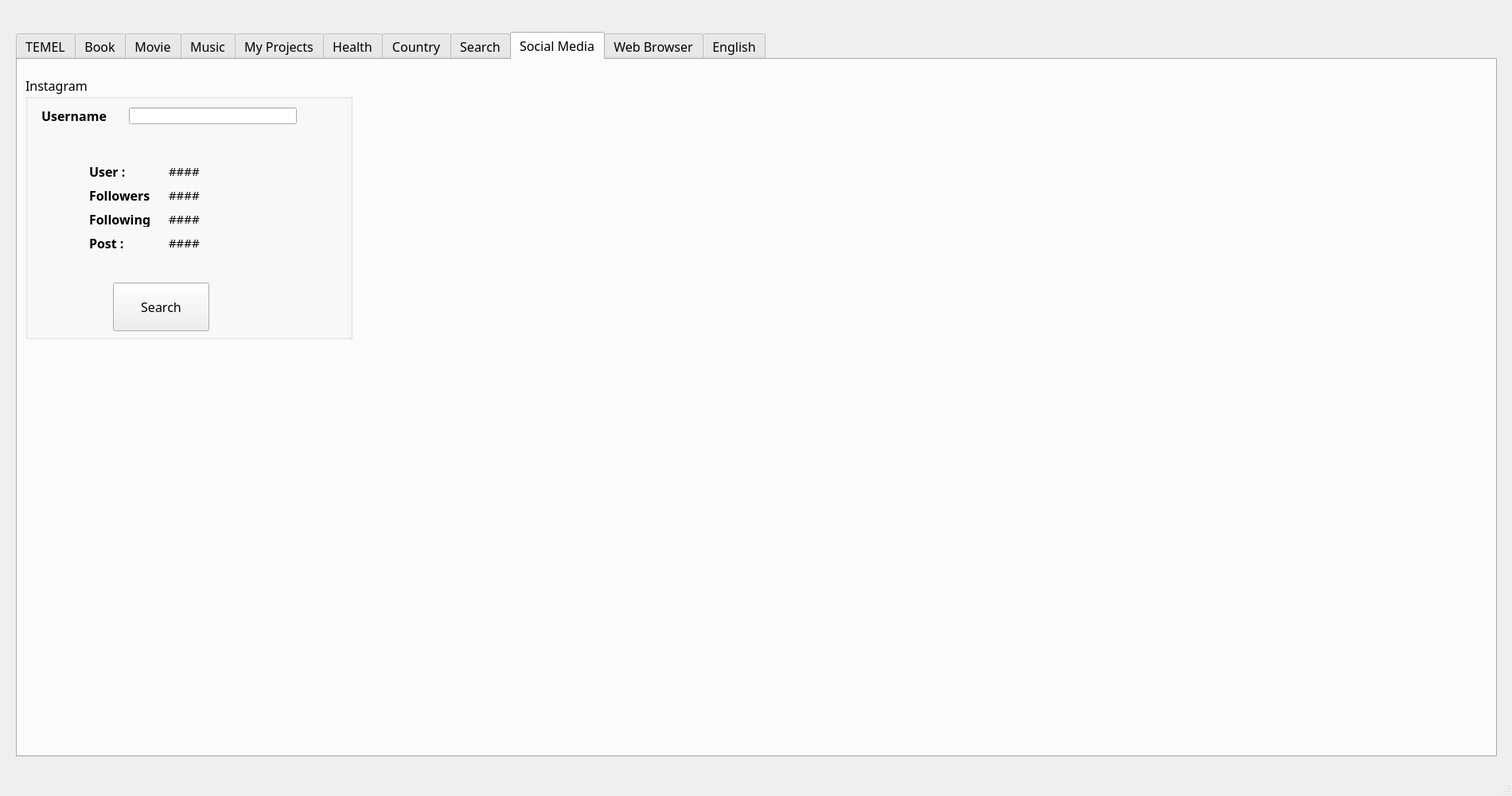
<?xml version="1.0" encoding="UTF-8"?>
<ui version="4.0">
 <class>MainWindow</class>
 <widget class="QMainWindow" name="MainWindow">
  <property name="geometry">
   <rect>
    <x>0</x>
    <y>0</y>
    <width>1900</width>
    <height>1000</height>
   </rect>
  </property>
  <property name="windowTitle">
   <string>Temel AI</string>
  </property>
  <widget class="QWidget" name="centralwidget">
   <widget class="QTabWidget" name="tabWidget">
    <property name="geometry">
     <rect>
      <x>20</x>
      <y>40</y>
      <width>1861</width>
      <height>911</height>
     </rect>
    </property>
    <property name="font">
     <font>
      <family>Corbel</family>
      <pointsize>12</pointsize>
     </font>
    </property>
    <property name="tabShape">
     <enum>QTabWidget::Rounded</enum>
    </property>
    <property name="currentIndex">
     <number>8</number>
    </property>
    <widget class="QWidget" name="TEMEL">
     <attribute name="title">
      <string>TEMEL</string>
     </attribute>
    </widget>
    <widget class="QWidget" name="tab_3">
     <attribute name="title">
      <string>Book</string>
     </attribute>
    </widget>
    <widget class="QWidget" name="tab_4">
     <attribute name="title">
      <string>Movie</string>
     </attribute>
    </widget>
    <widget class="QWidget" name="tab_5">
     <attribute name="title">
      <string>Music</string>
     </attribute>
    </widget>
    <widget class="QWidget" name="tab_6">
     <attribute name="title">
      <string>My Projects</string>
     </attribute>
    </widget>
    <widget class="QWidget" name="tab_7">
     <attribute name="title">
      <string>Health</string>
     </attribute>
    </widget>
    <widget class="QWidget" name="tab_8">
     <attribute name="title">
      <string>Country</string>
     </attribute>
    </widget>
    <widget class="QWidget" name="tab_2">
     <attribute name="title">
      <string>Search</string>
     </attribute>
     <widget class="QLabel" name="label_3">
      <property name="geometry">
       <rect>
        <x>590</x>
        <y>30</y>
        <width>771</width>
        <height>311</height>
       </rect>
      </property>
      <property name="text">
       <string/>
      </property>
     </widget>
     <widget class="QGroupBox" name="groupBox">
      <property name="geometry">
       <rect>
        <x>10</x>
        <y>20</y>
        <width>561</width>
        <height>331</height>
       </rect>
      </property>
      <property name="title">
       <string>Picture</string>
      </property>
      <widget class="QLineEdit" name="image_textbox">
       <property name="geometry">
        <rect>
         <x>220</x>
         <y>110</y>
         <width>241</width>
         <height>21</height>
        </rect>
       </property>
      </widget>
      <widget class="QLabel" name="label_4">
       <property name="geometry">
        <rect>
         <x>80</x>
         <y>110</y>
         <width>101</width>
         <height>20</height>
        </rect>
       </property>
       <property name="font">
        <font>
         <weight>75</weight>
         <bold>true</bold>
        </font>
       </property>
       <property name="text">
        <string>Keywords</string>
       </property>
      </widget>
      <widget class="QComboBox" name="picture_size">
       <property name="geometry">
        <rect>
         <x>220</x>
         <y>170</y>
         <width>91</width>
         <height>22</height>
        </rect>
       </property>
      </widget>
      <widget class="QLabel" name="label_6">
       <property name="geometry">
        <rect>
         <x>80</x>
         <y>170</y>
         <width>101</width>
         <height>20</height>
        </rect>
       </property>
       <property name="font">
        <font>
         <weight>75</weight>
         <bold>true</bold>
        </font>
       </property>
       <property name="text">
        <string>Min Size (KB)</string>
       </property>
      </widget>
      <widget class="QPushButton" name="search_image_button">
       <property name="geometry">
        <rect>
         <x>220</x>
         <y>200</y>
         <width>121</width>
         <height>61</height>
        </rect>
       </property>
       <property name="text">
        <string>Search</string>
       </property>
      </widget>
      <widget class="QLabel" name="label_5">
       <property name="geometry">
        <rect>
         <x>80</x>
         <y>140</y>
         <width>101</width>
         <height>20</height>
        </rect>
       </property>
       <property name="font">
        <font>
         <weight>75</weight>
         <bold>true</bold>
        </font>
       </property>
       <property name="text">
        <string>Number</string>
       </property>
      </widget>
      <widget class="QLineEdit" name="download_number">
       <property name="geometry">
        <rect>
         <x>220</x>
         <y>140</y>
         <width>91</width>
         <height>21</height>
        </rect>
       </property>
      </widget>
     </widget>
    </widget>
    <widget class="QWidget" name="tab_10">
     <attribute name="title">
      <string>Social Media</string>
     </attribute>
     <widget class="QGroupBox" name="groupBox_2">
      <property name="geometry">
       <rect>
        <x>10</x>
        <y>20</y>
        <width>411</width>
        <height>331</height>
       </rect>
      </property>
      <property name="title">
       <string>Instagram</string>
      </property>
      <property name="flat">
       <bool>true</bool>
      </property>
      <widget class="QLineEdit" name="instagram_username_textbox">
       <property name="geometry">
        <rect>
         <x>130</x>
         <y>40</y>
         <width>211</width>
         <height>21</height>
        </rect>
       </property>
      </widget>
      <widget class="QLabel" name="label_7">
       <property name="geometry">
        <rect>
         <x>20</x>
         <y>40</y>
         <width>101</width>
         <height>20</height>
        </rect>
       </property>
       <property name="font">
        <font>
         <weight>75</weight>
         <bold>true</bold>
        </font>
       </property>
       <property name="text">
        <string>Username</string>
       </property>
      </widget>
      <widget class="QPushButton" name="instagram_search_button">
       <property name="geometry">
        <rect>
         <x>110</x>
         <y>260</y>
         <width>121</width>
         <height>61</height>
        </rect>
       </property>
       <property name="text">
        <string>Search</string>
       </property>
      </widget>
      <widget class="QLabel" name="label_8">
       <property name="geometry">
        <rect>
         <x>80</x>
         <y>110</y>
         <width>81</width>
         <height>20</height>
        </rect>
       </property>
       <property name="font">
        <font>
         <weight>75</weight>
         <bold>true</bold>
        </font>
       </property>
       <property name="text">
        <string>User :</string>
       </property>
      </widget>
      <widget class="QLabel" name="label_9">
       <property name="geometry">
        <rect>
         <x>80</x>
         <y>140</y>
         <width>81</width>
         <height>20</height>
        </rect>
       </property>
       <property name="font">
        <font>
         <weight>75</weight>
         <bold>true</bold>
        </font>
       </property>
       <property name="text">
        <string>Followers :</string>
       </property>
      </widget>
      <widget class="QLabel" name="label_10">
       <property name="geometry">
        <rect>
         <x>80</x>
         <y>170</y>
         <width>81</width>
         <height>20</height>
        </rect>
       </property>
       <property name="font">
        <font>
         <weight>75</weight>
         <bold>true</bold>
        </font>
       </property>
       <property name="text">
        <string>Following :</string>
       </property>
      </widget>
      <widget class="QLabel" name="label_11">
       <property name="geometry">
        <rect>
         <x>80</x>
         <y>200</y>
         <width>81</width>
         <height>20</height>
        </rect>
       </property>
       <property name="font">
        <font>
         <weight>75</weight>
         <bold>true</bold>
        </font>
       </property>
       <property name="text">
        <string>Post :</string>
       </property>
      </widget>
      <widget class="QLabel" name="post_label">
       <property name="geometry">
        <rect>
         <x>180</x>
         <y>200</y>
         <width>211</width>
         <height>20</height>
        </rect>
       </property>
       <property name="font">
        <font>
         <pointsize>11</pointsize>
        </font>
       </property>
       <property name="text">
        <string>####</string>
       </property>
      </widget>
      <widget class="QLabel" name="user_label">
       <property name="geometry">
        <rect>
         <x>180</x>
         <y>110</y>
         <width>211</width>
         <height>20</height>
        </rect>
       </property>
       <property name="font">
        <font>
         <pointsize>11</pointsize>
        </font>
       </property>
       <property name="text">
        <string>####</string>
       </property>
      </widget>
      <widget class="QLabel" name="following_label">
       <property name="geometry">
        <rect>
         <x>180</x>
         <y>170</y>
         <width>211</width>
         <height>20</height>
        </rect>
       </property>
       <property name="font">
        <font>
         <pointsize>11</pointsize>
        </font>
       </property>
       <property name="text">
        <string>####</string>
       </property>
      </widget>
      <widget class="QLabel" name="followers_label">
       <property name="geometry">
        <rect>
         <x>180</x>
         <y>140</y>
         <width>211</width>
         <height>20</height>
        </rect>
       </property>
       <property name="font">
        <font>
         <pointsize>11</pointsize>
        </font>
       </property>
       <property name="text">
        <string>####</string>
       </property>
      </widget>
     </widget>
    </widget>
    <widget class="QWidget" name="tab_9">
     <attribute name="title">
      <string>Web Browser</string>
     </attribute>
     <widget class="QFrame" name="frame">
      <property name="geometry">
       <rect>
        <x>10</x>
        <y>220</y>
        <width>1811</width>
        <height>621</height>
       </rect>
      </property>
      <property name="frameShape">
       <enum>QFrame::Box</enum>
      </property>
      <property name="frameShadow">
       <enum>QFrame::Raised</enum>
      </property>
     </widget>
    </widget>
    <widget class="QWidget" name="tab">
     <attribute name="title">
      <string>English</string>
     </attribute>
     <widget class="QPushButton" name="pushButton">
      <property name="geometry">
       <rect>
        <x>1050</x>
        <y>80</y>
        <width>141</width>
        <height>51</height>
       </rect>
      </property>
      <property name="text">
       <string>Add to Firebase</string>
      </property>
     </widget>
     <widget class="QLabel" name="label">
      <property name="geometry">
       <rect>
        <x>42</x>
        <y>72</y>
        <width>81</width>
        <height>21</height>
       </rect>
      </property>
      <property name="font">
       <font>
        <pointsize>12</pointsize>
        <weight>75</weight>
        <bold>true</bold>
       </font>
      </property>
      <property name="text">
       <string>English :</string>
      </property>
     </widget>
     <widget class="QLineEdit" name="lineEdit">
      <property name="geometry">
       <rect>
        <x>156</x>
        <y>69</y>
        <width>851</width>
        <height>31</height>
       </rect>
      </property>
      <property name="font">
       <font>
        <pointsize>12</pointsize>
       </font>
      </property>
     </widget>
     <widget class="QLabel" name="label_2">
      <property name="geometry">
       <rect>
        <x>42</x>
        <y>120</y>
        <width>81</width>
        <height>31</height>
       </rect>
      </property>
      <property name="font">
       <font>
        <pointsize>12</pointsize>
        <weight>75</weight>
        <bold>true</bold>
       </font>
      </property>
      <property name="text">
       <string>Turkce :</string>
      </property>
     </widget>
     <widget class="QLineEdit" name="lineEdit_2">
      <property name="geometry">
       <rect>
        <x>156</x>
        <y>120</y>
        <width>851</width>
        <height>31</height>
       </rect>
      </property>
      <property name="font">
       <font>
        <pointsize>12</pointsize>
       </font>
      </property>
     </widget>
    </widget>
   </widget>
  </widget>
  <widget class="QMenuBar" name="menubar">
   <property name="geometry">
    <rect>
     <x>0</x>
     <y>0</y>
     <width>1900</width>
     <height>21</height>
    </rect>
   </property>
  </widget>
  <widget class="QStatusBar" name="statusbar"/>
 </widget>
 <resources/>
 <connections/>
</ui>
